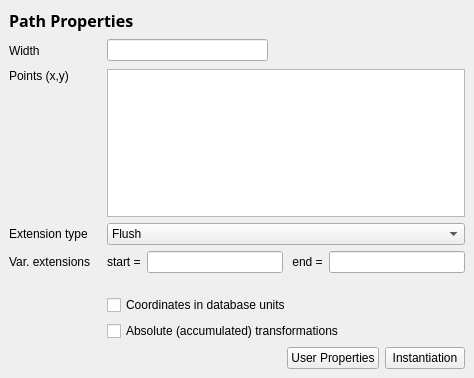
<?xml version="1.0" encoding="UTF-8"?>
<ui version="4.0">
 <class>EditablePathPropertiesPage</class>
 <widget class="QWidget" name="EditablePathPropertiesPage">
  <property name="geometry">
   <rect>
    <x>0</x>
    <y>0</y>
    <width>474</width>
    <height>378</height>
   </rect>
  </property>
  <property name="windowTitle">
   <string>Form</string>
  </property>
  <layout class="QGridLayout">
   <property name="leftMargin">
    <number>9</number>
   </property>
   <property name="topMargin">
    <number>9</number>
   </property>
   <property name="rightMargin">
    <number>9</number>
   </property>
   <property name="bottomMargin">
    <number>9</number>
   </property>
   <property name="spacing">
    <number>6</number>
   </property>
   <item row="5" column="0" colspan="3">
    <spacer>
     <property name="orientation">
      <enum>Qt::Vertical</enum>
     </property>
     <property name="sizeType">
      <enum>QSizePolicy::Fixed</enum>
     </property>
     <property name="sizeHint" stdset="0">
      <size>
       <width>456</width>
       <height>16</height>
      </size>
     </property>
    </spacer>
   </item>
   <item row="7" column="1" colspan="2">
    <widget class="QCheckBox" name="abs_cb">
     <property name="text">
      <string>Absolute (accumulated) transformations</string>
     </property>
    </widget>
   </item>
   <item row="6" column="1" colspan="2">
    <widget class="QCheckBox" name="dbu_cb">
     <property name="text">
      <string>Coordinates in database units</string>
     </property>
    </widget>
   </item>
   <item row="3" column="0">
    <widget class="QLabel" name="label_4">
     <property name="text">
      <string>Extension type</string>
     </property>
    </widget>
   </item>
   <item row="0" column="0" colspan="3">
    <widget class="QFrame" name="frame1">
     <property name="frameShape">
      <enum>QFrame::NoFrame</enum>
     </property>
     <property name="frameShadow">
      <enum>QFrame::Raised</enum>
     </property>
     <layout class="QHBoxLayout">
      <property name="spacing">
       <number>6</number>
      </property>
      <property name="leftMargin">
       <number>0</number>
      </property>
      <property name="topMargin">
       <number>0</number>
      </property>
      <property name="rightMargin">
       <number>0</number>
      </property>
      <property name="bottomMargin">
       <number>0</number>
      </property>
      <item>
       <widget class="QLabel" name="label_12">
        <property name="font">
         <font>
          <family>Sans Serif</family>
          <pointsize>12</pointsize>
          <weight>75</weight>
          <italic>false</italic>
          <bold>true</bold>
          <underline>false</underline>
          <strikeout>false</strikeout>
         </font>
        </property>
        <property name="text">
         <string>Path Properties</string>
        </property>
       </widget>
      </item>
      <item>
       <widget class="QLabel" name="layer_lbl">
        <property name="sizePolicy">
         <sizepolicy hsizetype="Expanding" vsizetype="Preferred">
          <horstretch>0</horstretch>
          <verstretch>0</verstretch>
         </sizepolicy>
        </property>
        <property name="text">
         <string/>
        </property>
        <property name="alignment">
         <set>Qt::AlignRight|Qt::AlignTrailing|Qt::AlignVCenter</set>
        </property>
       </widget>
      </item>
     </layout>
    </widget>
   </item>
   <item row="1" column="0">
    <widget class="QLabel" name="label_2">
     <property name="text">
      <string>Width</string>
     </property>
    </widget>
   </item>
   <item row="2" column="0">
    <widget class="QLabel" name="label_3">
     <property name="text">
      <string>Points (x,y)</string>
     </property>
     <property name="alignment">
      <set>Qt::AlignLeading|Qt::AlignLeft|Qt::AlignTop</set>
     </property>
    </widget>
   </item>
   <item row="2" column="1" colspan="2">
    <widget class="QTextEdit" name="ptlist_le">
     <property name="sizePolicy">
      <sizepolicy hsizetype="Expanding" vsizetype="Expanding">
       <horstretch>1</horstretch>
       <verstretch>0</verstretch>
      </sizepolicy>
     </property>
     <property name="lineWidth">
      <number>2</number>
     </property>
    </widget>
   </item>
   <item row="8" column="0" colspan="3">
    <widget class="QFrame" name="frame2">
     <property name="frameShape">
      <enum>QFrame::NoFrame</enum>
     </property>
     <property name="frameShadow">
      <enum>QFrame::Raised</enum>
     </property>
     <layout class="QHBoxLayout">
      <property name="spacing">
       <number>6</number>
      </property>
      <property name="leftMargin">
       <number>0</number>
      </property>
      <property name="topMargin">
       <number>0</number>
      </property>
      <property name="rightMargin">
       <number>0</number>
      </property>
      <property name="bottomMargin">
       <number>0</number>
      </property>
      <item>
       <spacer>
        <property name="orientation">
         <enum>Qt::Horizontal</enum>
        </property>
        <property name="sizeHint" stdset="0">
         <size>
          <width>211</width>
          <height>20</height>
         </size>
        </property>
       </spacer>
      </item>
      <item>
       <widget class="QPushButton" name="prop_pb">
        <property name="text">
         <string>User Properties</string>
        </property>
       </widget>
      </item>
      <item>
       <widget class="QPushButton" name="inst_pb">
        <property name="text">
         <string>Instantiation</string>
        </property>
       </widget>
      </item>
     </layout>
    </widget>
   </item>
   <item row="4" column="1" colspan="2">
    <widget class="QFrame" name="frame_2">
     <property name="frameShape">
      <enum>QFrame::NoFrame</enum>
     </property>
     <property name="frameShadow">
      <enum>QFrame::Raised</enum>
     </property>
     <layout class="QHBoxLayout">
      <property name="spacing">
       <number>6</number>
      </property>
      <property name="leftMargin">
       <number>0</number>
      </property>
      <property name="topMargin">
       <number>0</number>
      </property>
      <property name="rightMargin">
       <number>0</number>
      </property>
      <property name="bottomMargin">
       <number>0</number>
      </property>
      <item>
       <widget class="QLabel" name="label_6">
        <property name="text">
         <string>start =</string>
        </property>
       </widget>
      </item>
      <item>
       <widget class="QLineEdit" name="start_ext_le">
        <property name="sizePolicy">
         <sizepolicy hsizetype="Expanding" vsizetype="Fixed">
          <horstretch>1</horstretch>
          <verstretch>0</verstretch>
         </sizepolicy>
        </property>
       </widget>
      </item>
      <item>
       <widget class="QLabel" name="label_8">
        <property name="text">
         <string> end =</string>
        </property>
       </widget>
      </item>
      <item>
       <widget class="QLineEdit" name="end_ext_le">
        <property name="sizePolicy">
         <sizepolicy hsizetype="Expanding" vsizetype="Fixed">
          <horstretch>1</horstretch>
          <verstretch>0</verstretch>
         </sizepolicy>
        </property>
       </widget>
      </item>
     </layout>
    </widget>
   </item>
   <item row="1" column="1">
    <widget class="QLineEdit" name="width_le">
     <property name="sizePolicy">
      <sizepolicy hsizetype="Expanding" vsizetype="Fixed">
       <horstretch>0</horstretch>
       <verstretch>0</verstretch>
      </sizepolicy>
     </property>
    </widget>
   </item>
   <item row="1" column="2">
    <spacer>
     <property name="orientation">
      <enum>Qt::Horizontal</enum>
     </property>
     <property name="sizeHint" stdset="0">
      <size>
       <width>191</width>
       <height>25</height>
      </size>
     </property>
    </spacer>
   </item>
   <item row="4" column="0">
    <widget class="QLabel" name="label">
     <property name="text">
      <string>Var. extensions   </string>
     </property>
    </widget>
   </item>
   <item row="3" column="1" colspan="2">
    <widget class="QComboBox" name="type_cb">
     <property name="sizePolicy">
      <sizepolicy hsizetype="Preferred" vsizetype="Fixed">
       <horstretch>0</horstretch>
       <verstretch>0</verstretch>
      </sizepolicy>
     </property>
     <item>
      <property name="text">
       <string>Flush</string>
      </property>
     </item>
     <item>
      <property name="text">
       <string>Square</string>
      </property>
     </item>
     <item>
      <property name="text">
       <string>Variable</string>
      </property>
     </item>
     <item>
      <property name="text">
       <string>Round</string>
      </property>
     </item>
    </widget>
   </item>
  </layout>
 </widget>
 <tabstops>
  <tabstop>width_le</tabstop>
  <tabstop>ptlist_le</tabstop>
  <tabstop>type_cb</tabstop>
  <tabstop>start_ext_le</tabstop>
  <tabstop>end_ext_le</tabstop>
  <tabstop>dbu_cb</tabstop>
  <tabstop>abs_cb</tabstop>
  <tabstop>prop_pb</tabstop>
  <tabstop>inst_pb</tabstop>
 </tabstops>
 <resources/>
 <connections/>
</ui>
